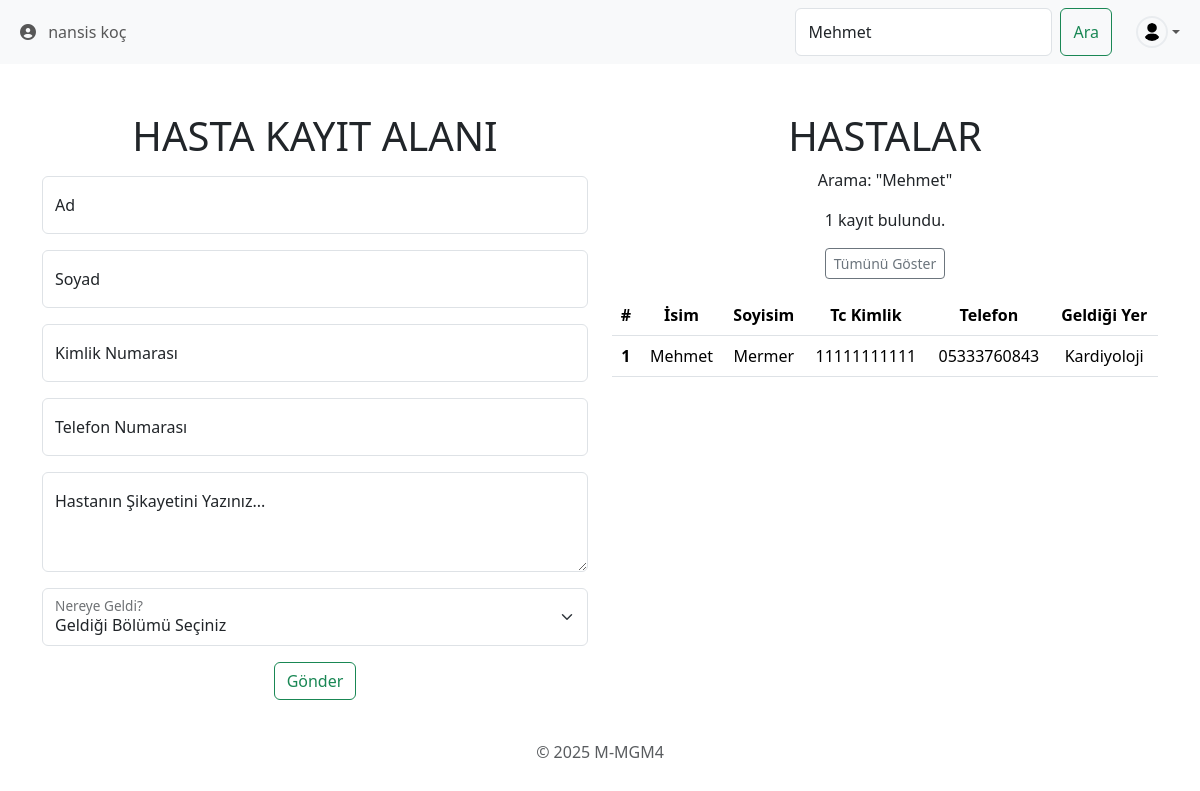
/dashboard/index.php?arama=Mehmet (signed in), run on the app's committed database.
### tables this page shows
CREATE TABLE `hastalar` (
  `id` int NOT NULL AUTO_INCREMENT,
  `ad` varchar(255) NOT NULL,
  `soyad` varchar(255) NOT NULL,
  `tc` varchar(11) NOT NULL,
  `telefon` varchar(15) NOT NULL,
  `sikayet` text,
  `bolum` varchar(100) NOT NULL,
  `created_at` timestamp NULL DEFAULT CURRENT_TIMESTAMP,
  PRIMARY KEY (`id`),
  UNIQUE KEY `tc` (`tc`)
);

### dashboard/index.php (the view, shortened to what this page needs)
<?php
$arama = isset($_GET['arama']) ? trim(strip_tags(htmlspecialchars($_GET['arama']))) : '';
function isSafeSearch($search) {
    return preg_match('/^[A-Za-zÇĞİÖŞÜçğıöşü0-9\s]+$/', $search);
}
?>
<?php include("header.php"); ?>
<div class="container text-center">
    <div class="row">
        <div class="col">
            <h1 class="mt-5">HASTA KAYIT ALANI</h1>
            <form method="POST" action="<?php echo $_SERVER["PHP_SELF"]; ?>" id="hastaForm">
                <div class="form-floating mt-3 mb-3">
                    <input type="text" class="form-control" name="ad" id="ad" placeholder="Mehmet"
                           value="<?php echo isset($_POST['ad']) ? $_POST['ad'] : ''; ?>"
                           pattern="[A-Za-zÇĞİÖŞÜçğıöşü\s]+"
                           title="Sadece harf ve boşluk kullanabilirsiniz"
                           required>
                    <label>Ad</label>
                </div>
                <div class="form-floating mt-3 mb-3">
                    <input type="text" class="form-control" name="soyad" id="soyad" placeholder="Yılmaz"
                           value="<?php echo isset($_POST['soyad']) ? $_POST['soyad'] : ''; ?>"
                           pattern="[A-Za-zÇĞİÖŞÜçğıöşü\s]+"
                           title="Sadece harf ve boşluk kullanabilirsiniz"
                           required>
                    <label>Soyad</label>
                </div>
                <div class="form-floating mt-3 mb-3">
                    <input type="text" class="form-control" name="tc" id="tc" placeholder="12345678901"
                           value="<?php echo isset($_POST['tc']) ? $_POST['tc'] : ''; ?>"
                           pattern="[0-9]{11}" maxlength="11"
                           title="11 haneli TC kimlik numaranızı giriniz"
                           required>
                    <label>Kimlik Numarası</label>
                </div>
                <div class="form-floating mt-3 mb-3">
                    <input type="text" class="form-control" name="telefon" id="telefon" placeholder="0555-123-2144"
                           value="<?php echo isset($_POST['telefon']) ? $_POST['telefon'] : ''; ?>"
                           pattern="[0-9]{10,11}" maxlength="11"
                           title="10 veya 11 haneli telefon numaranızı giriniz"
                           required>
                    <label>Telefon Numarası</label>
                </div>
                <div class="form-floating mt-3 mb-3">
                    <textarea class="form-control" name="sikayet" placeholder="Hastanın Şikayeti Nedir?" style="height: 100px"><?php echo isset($_POST['sikayet']) ? $_POST['sikayet'] : ''; ?></textarea>
                    <label>Hastanın Şikayetini Yazınız...</label>
                </div>
                <div class="form-floating mt-3 mb-3">
                    <select class="form-select" name="bolum" required>
                        <option selected disabled>Geldiği Bölümü Seçiniz</option>
                    </select>
                    <label>Nereye Geldi?</label>
                </div>
                <button type="submit" class="btn btn-outline-success">Gönder</button>
            </form>
        </div>
        <div class="col">
            <h1 class="mt-5">HASTALAR</h1>
            <?php if ($arama): ?>
                <p>Arama: "<?php echo $arama; ?>"</p>
                <?php
                try {
                    $sql = "SELECT COUNT(*) as total FROM hastalar";
                    $params = [];
                    if ($arama) {
                        $sql .= " WHERE ad LIKE :arama OR soyad LIKE :arama OR tc = :tc OR telefon = :telefon";
                        $params[':arama'] = '%' . $arama . '%';
                        $params[':tc'] = $arama;
                        $params[':telefon'] = $arama;
                    }
                    $stmt = $conn->prepare($sql);
                    $stmt->execute($params);
                    $total = $stmt->fetch(PDO::FETCH_ASSOC)['total'];
                    echo "<p>" . $total . " kayıt bulundu.</p>";
                } catch(PDOException $e) {
                    echo "<p>Arama yapılırken bir hata oluştu.</p>";
                }
                ?>
                <a href="index.php" class="btn btn-outline-secondary btn-sm mb-3">Tümünü Göster</a>
            <?php endif; ?>
            <?php if ($arama): ?>
            <table class="table mt-10">
                <thead class="mt-10">
                    <tr>
                        <th scope="col">#</th>
                        <th scope="col">İsim</th>
                        <th scope="col">Soyisim</th>
                        <th scope="col">Tc Kimlik</th>
                        <th scope="col">Telefon</th>
                        <th scope="col">Geldiği Yer</th>
                    </tr>
                </thead>
                <tbody>
                    <?php
                    try {
                        $sql = "SELECT * FROM hastalar";
                        $params = [];
                        if ($arama && isSafeSearch($arama)) {
                            $sql .= " WHERE ad LIKE :arama OR soyad LIKE :arama OR tc = :tc OR telefon = :telefon";
                            $params[':arama'] = '%' . $arama . '%';
                            $params[':tc'] = $arama;
                            $params[':telefon'] = $arama;
                        }
                        $sql .= " ORDER BY created_at DESC";
                        $stmt = $conn->prepare($sql);
                        $stmt->execute($params);
                        $counter = 1;
                        if ($stmt->rowCount() > 0) {
                            while ($row = $stmt->fetch(PDO::FETCH_ASSOC)) {
                                echo "<tr>";
                                echo "<th scope='row'>" . $counter++ . "</th>";
                                echo "<td>" . $row['ad'] . "</td>";
                                echo "<td>" . $row['soyad'] . "</td>";
                                echo "<td>" . $row['tc'] . "</td>";
                                echo "<td>" . $row['telefon'] . "</td>";
                                echo "<td>" . $row['bolum'] . "</td>";
                                echo "</tr>";
                            }
                        } else {
                            echo "<tr><td colspan='6'>Kayıt bulunamadı.</td></tr>";
                        }
                    } catch(PDOException $e) {
                        echo "<tr><td colspan='6'>Arama yapılırken bir hata oluştu. Lütfen daha sonra tekrar deneyiniz.</td></tr>";
                    }
                    ?>
                </tbody>
            </table>
            <?php endif; ?>
        </div>
    </div>
</div>
<?php include("footer.php"); ?>

### data on the page
hastalar: ad "Mehmet", soyad "Mermer", tc "11111111111", telefon "05333760843", bolum "Kardiyoloji"

### other printed values
$kullanici_adi "nansis koç"
$arama "Mehmet"
$total "1"
